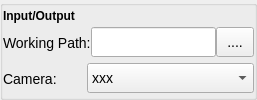
                         <widget class="QGroupBox" name="groupBox_11">
                          <property name="styleSheet">
                           <string notr="true">font-size:14px;
font-weight:100;</string>
                          </property>
                          <property name="title">
                           <string/>
                          </property>
                          <layout class="QVBoxLayout" name="verticalLayout_23" stretch="1,2,2">
                           <property name="spacing">
                            <number>0</number>
                           </property>
                           <property name="leftMargin">
                            <number>0</number>
                           </property>
                           <property name="topMargin">
                            <number>0</number>
                           </property>
                           <property name="rightMargin">
                            <number>0</number>
                           </property>
                           <property name="bottomMargin">
                            <number>0</number>
                           </property>
                           <item>
                            <widget class="QLabel" name="title_4">
                             <property name="styleSheet">
                              <string notr="true">    font-weight: bold;
	font-size: 9pt</string>
                             </property>
                             <property name="text">
                              <string>Input/Output</string>
                             </property>
                            </widget>
                           </item>
                           <item>
                            <layout class="QHBoxLayout" name="horizontalLayout_50">
                             <property name="spacing">
                              <number>0</number>
                             </property>
                             <item>
                              <widget class="QLabel" name="label_17">
                               <property name="minimumSize">
                                <size>
                                 <width>0</width>
                                 <height>35</height>
                                </size>
                               </property>
                               <property name="text">
                                <string>Working Path:</string>
                               </property>
                              </widget>
                             </item>
                             <item>
                              <layout class="QHBoxLayout" name="horizontalLayout_9">
                               <item>
                                <widget class="QLineEdit" name="lineEdit_workpath">
                                 <property name="sizePolicy">
                                  <sizepolicy hsizetype="Expanding" vsizetype="Fixed">
                                   <horstretch>0</horstretch>
                                   <verstretch>0</verstretch>
                                  </sizepolicy>
                                 </property>
                                 <property name="maximumSize">
                                  <size>
                                   <width>16777215</width>
                                   <height>30</height>
                                  </size>
                                 </property>
                                </widget>
                               </item>
                               <item>
                                <widget class="QPushButton" name="pushButton_workpath">
                                 <property name="sizePolicy">
                                  <sizepolicy hsizetype="Expanding" vsizetype="Expanding">
                                   <horstretch>0</horstretch>
                                   <verstretch>0</verstretch>
                                  </sizepolicy>
                                 </property>
                                 <property name="maximumSize">
                                  <size>
                                   <width>50</width>
                                   <height>30</height>
                                  </size>
                                 </property>
                                 <property name="baseSize">
                                  <size>
                                   <width>0</width>
                                   <height>0</height>
                                  </size>
                                 </property>
                                 <property name="styleSheet">
                                  <string notr="true">    padding-left: 10px;
    padding-right: 10px;</string>
                                 </property>
                                 <property name="text">
                                  <string>....</string>
                                 </property>
                                </widget>
                               </item>
                              </layout>
                             </item>
                            </layout>
                           </item>
                           <item>
                            <layout class="QHBoxLayout" name="horizontalLayout_21" stretch="1,2">
                             <property name="spacing">
                              <number>0</number>
                             </property>
                             <item>
                              <widget class="QLabel" name="label_30">
                               <property name="sizePolicy">
                                <sizepolicy hsizetype="Preferred" vsizetype="Expanding">
                                 <horstretch>0</horstretch>
                                 <verstretch>0</verstretch>
                                </sizepolicy>
                               </property>
                               <property name="minimumSize">
                                <size>
                                 <width>35</width>
                                 <height>0</height>
                                </size>
                               </property>
                               <property name="text">
                                <string>Camera:</string>
                               </property>
                              </widget>
                             </item>
                             <item>
                              <widget class="QComboBox" name="comboBox_2">
                               <property name="sizePolicy">
                                <sizepolicy hsizetype="Preferred" vsizetype="Expanding">
                                 <horstretch>0</horstretch>
                                 <verstretch>0</verstretch>
                                </sizepolicy>
                               </property>
                               <property name="maximumSize">
                                <size>
                                 <width>16777215</width>
                                 <height>30</height>
                                </size>
                               </property>
                               <item>
                                <property name="text">
                                 <string>xxx</string>
                                </property>
                               </item>
                               <item>
                                <property name="text">
                                 <string>yyy</string>
                                </property>
                               </item>
                              </widget>
                             </item>
                            </layout>
                           </item>
                          </layout>
                         </widget>
